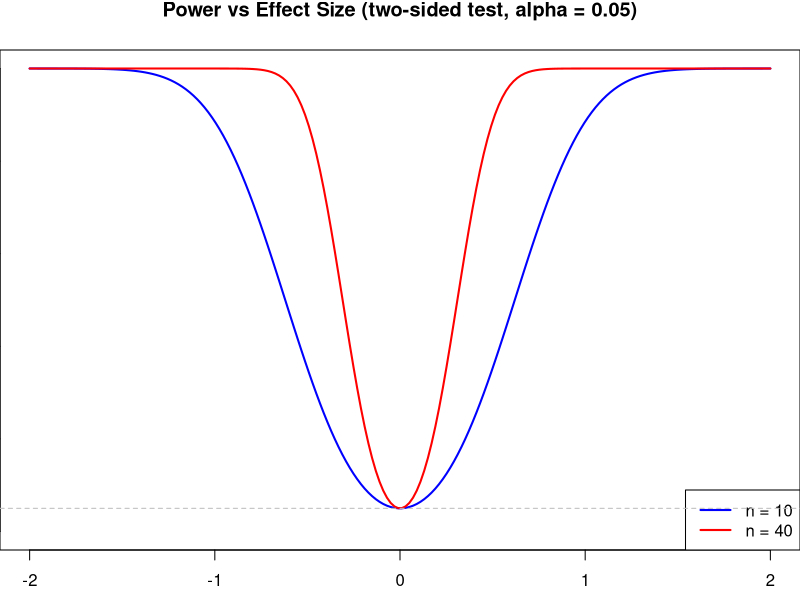

Generate this figure with R:
# Problem 7(b): Power vs effect size delta for two-sided z-test
# H0: mu = mu0 vs H1: mu != mu0, sigma^2 = 1, alpha = 0.05
# Power(delta, n) = Phi(-1.96 - sqrt(n)*delta) + 1 - Phi(1.96 - sqrt(n)*delta)

delta <- seq(-2, 2, length.out = 200)
power_n10 <- pnorm(-1.96 - sqrt(10) * delta) + 1 - pnorm(1.96 - sqrt(10) * delta)
power_n40 <- pnorm(-1.96 - sqrt(40) * delta) + 1 - pnorm(1.96 - sqrt(40) * delta)

par(pin = c(8, 5))
plot(delta, power_n10, type = "l", col = "blue", lwd = 2,
     xlab = expression(delta), ylab = "Power",
     main = "Power vs Effect Size (two-sided test, alpha = 0.05)",
     ylim = c(0, 1))
lines(delta, power_n40, col = "red", lwd = 2)
legend("bottomright", legend = c("n = 10", "n = 40"),
       col = c("blue", "red"), lty = 1, lwd = 2)
abline(h = 0.05, lty = 2, col = "gray")  # alpha at delta = 0
